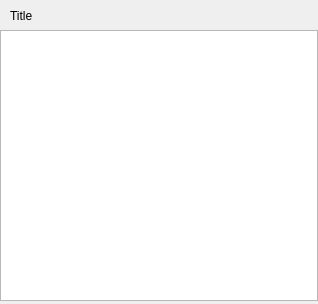
<?xml version="1.0" encoding="UTF-8"?>
<ui version="4.0">
 <class>Form</class>
 <widget class="QWidget" name="Form">
  <property name="geometry">
   <rect>
    <x>0</x>
    <y>0</y>
    <width>318</width>
    <height>304</height>
   </rect>
  </property>
  <property name="minimumSize">
   <size>
    <width>0</width>
    <height>0</height>
   </size>
  </property>
  <property name="baseSize">
   <size>
    <width>400</width>
    <height>400</height>
   </size>
  </property>
  <property name="font">
   <font>
    <family>Helvetica</family>
   </font>
  </property>
  <property name="windowTitle">
   <string>Form</string>
  </property>
  <property name="styleSheet">
   <string notr="true"/>
  </property>
  <widget class="QLabel" name="title">
   <property name="geometry">
    <rect>
     <x>10</x>
     <y>0</y>
     <width>401</width>
     <height>31</height>
    </rect>
   </property>
   <property name="text">
    <string>Title</string>
   </property>
  </widget>
  <widget class="QTableWidget" name="tableWidget">
   <property name="geometry">
    <rect>
     <x>0</x>
     <y>30</y>
     <width>318</width>
     <height>271</height>
    </rect>
   </property>
  </widget>
 </widget>
 <resources/>
 <connections/>
</ui>
